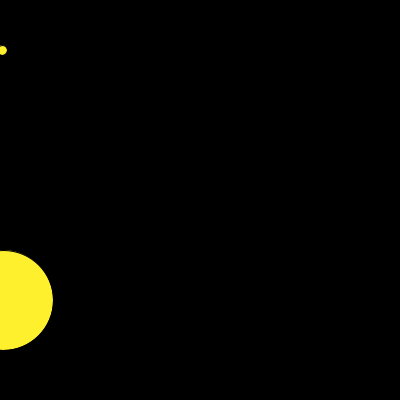
Frame 1 (no input)
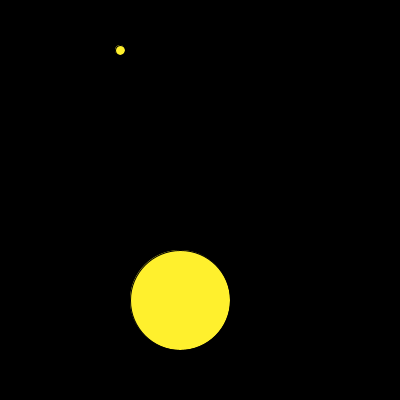
Frame 60 (the mouse pressed at the canvas centre just before this capture)
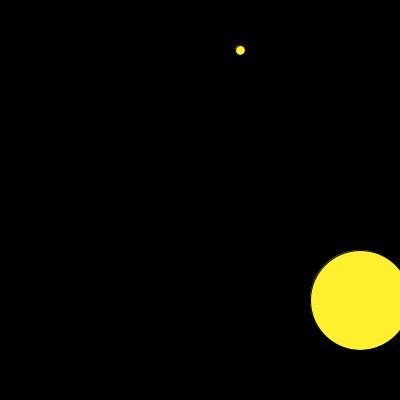
Frame 120 (the mouse held since frame 60 and released just before this capture)

The Processing sketch that drew these frames (run headless with seeded random() and noise(); from frame 60 on, the mouse is pressed at the canvas centre):

// Processing sketch: processing_14891
// ── processing_14891.pde

int x1=0;
int speed1=2;
int x2=0;
int speed2=3;

void setup() {
  size(400,400);
  background(255);
}

void draw() {
  x1=x1+speed1;
  x2=x2+speed2;
  background (0);
  fill(255,240,45);
  ellipse(x1,50,10,10);
  if(x1 > 400)
  {x1=0;}
    ellipse(x2,300,100,100);
     if(x2 > 400)
  {x2=0;}}             
                
